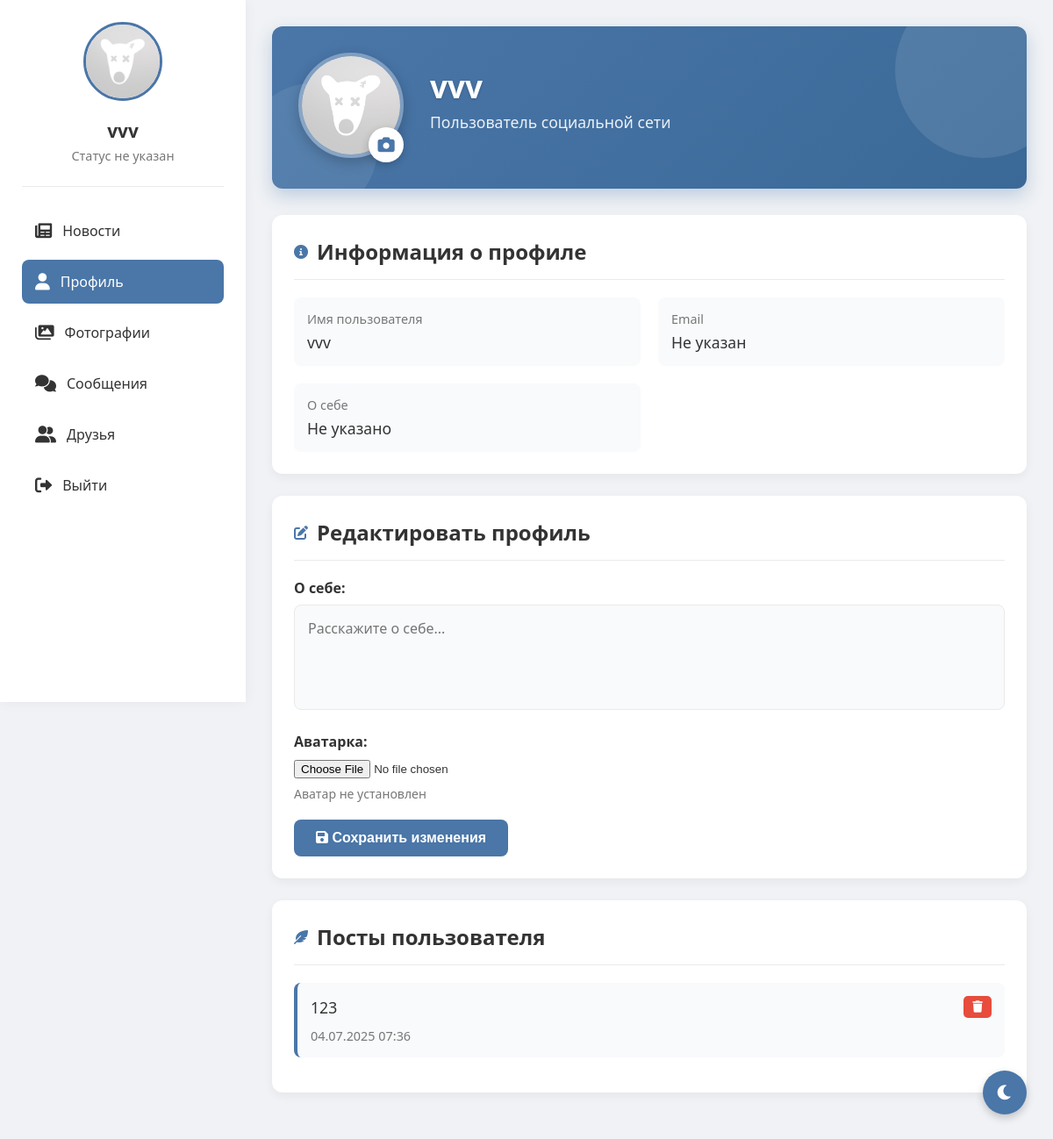
Before: /profile (signed in) with the older database file.
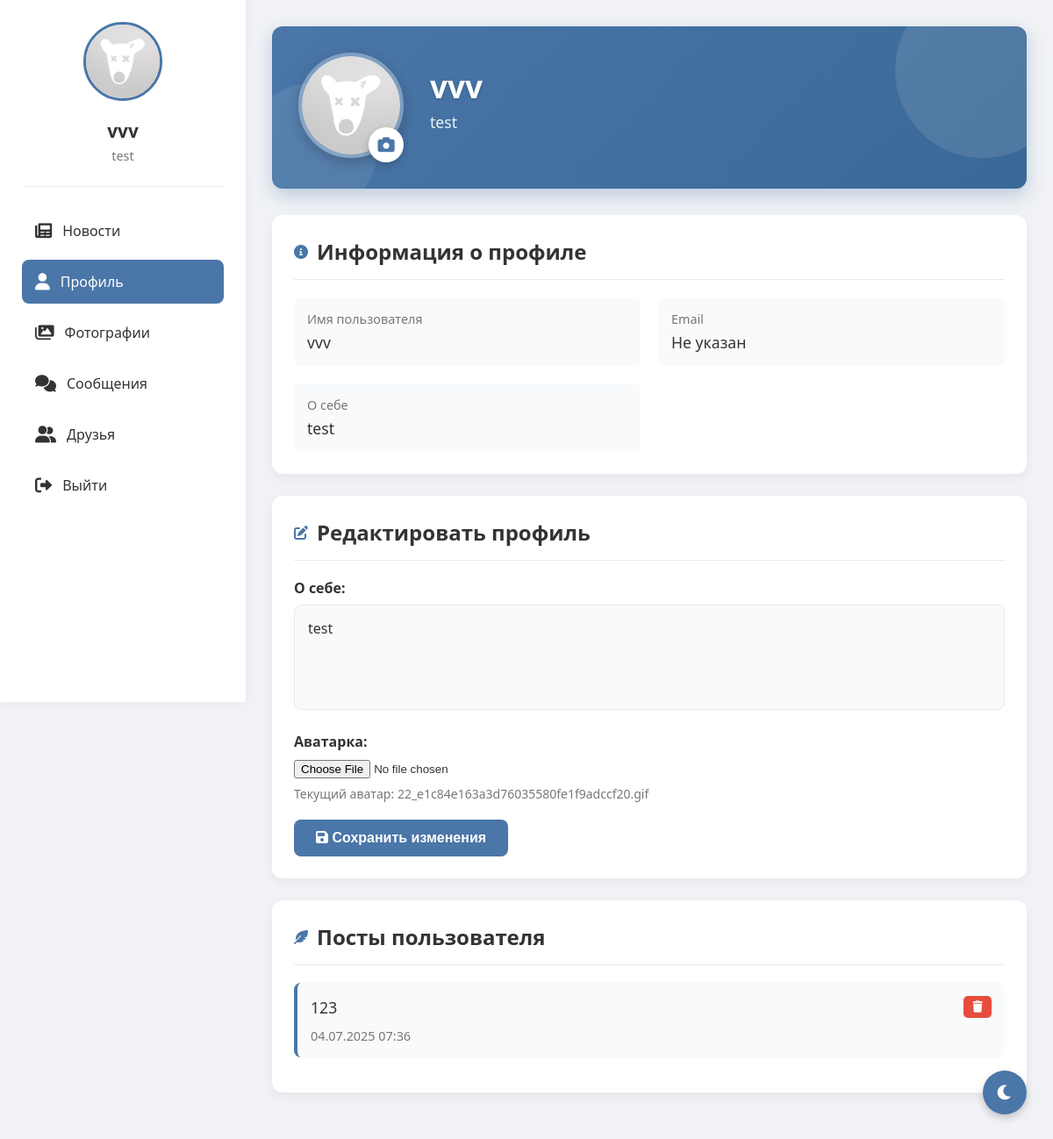
After: the same page with the newer database file.
### tables this page shows
CREATE TABLE users (
                id INTEGER PRIMARY KEY AUTOINCREMENT,
                username TEXT UNIQUE NOT NULL,
                password TEXT NOT NULL,
                email TEXT,
                bio TEXT,
                avatar TEXT);

### routes/profile.py (the view, shortened to what this page needs)
@bp.route('/profile', methods=['GET', 'POST'], defaults={'user_id': None})
@bp.route('/profile/<int:user_id>', methods=['GET'])
def profile(user_id):
    if 'user_id' not in session:
        return redirect(url_for('auth.index'))
    if user_id is None:
        user_id = session['user_id']
        is_own_profile = True
    else:
        is_own_profile = (user_id == session['user_id'])
    conn = get_db()
    c = conn.cursor()
    c.execute("SELECT id, username, email, bio, avatar FROM users WHERE id = ?", (user_id,))
    user = c.fetchone()
    if not user:
        flash('Пользователь не найден', 'error')
        conn.close()
        return redirect(url_for('feed.feed'))
    user_data = {
        'id': user[0],
        'username': user[1],
        'email': user[2],
        'bio': user[3],
        'avatar': user[4]
    }
    c.execute("SELECT id, content, timestamp FROM posts WHERE user_id = ? ORDER BY timestamp DESC", (user_id,))
    posts = c.fetchall()
    conn.close()
    return render_template('profile.html',
                         user=user_data,
                         posts=posts,
                         is_own_profile=is_own_profile)

### app.py (called while the page is built)
def datetimeformat(value, format='%d.%m.%Y %H:%M'):
    if isinstance(value, str):
        value = datetime.strptime(value, '%Y-%m-%d %H:%M:%S')
    return value.strftime(format)

### models.py (called while the page is built)
def get_db():
    conn = sqlite3.connect('social_network.db')
    conn.row_factory = sqlite3.Row
    return conn

### templates/profile.html (shortened to what the changed rows need)
<!DOCTYPE html>
<html lang="ru">
<head>
    <link href="https://cdnjs.cloudflare.com/ajax/libs/font-awesome/6.0.0/css/all.min.css" rel="stylesheet">
</head>
<body>
    <div class="app-container">
        <div class="sidebar">
            <div class="profile-card">
                <img src="{{ url_for('static', filename='uploads/' + user.avatar) if user.avatar else url_for('static', filename='uploads/default_avatar.png') }}"
                     alt="Avatar"
                     id="sidebar-avatar"
                     onerror="this.onerror=null; this.src='{{ url_for('static', filename='uploads/default_avatar.png') }}'">
                <h3>{{ user.username }}</h3>
                <p>{{ user.bio or 'Статус не указан' }}</p>
            </div>
        </div>
        <div class="content">
            <div class="profile-header">
                <div class="profile-info">
                    <h1>{{ user.username }}</h1>
                    <p>{{ user.bio or 'Пользователь социальной сети' }}</p>
                    <div class="profile-stats">
                    </div>
                </div>
            </div>
            <div class="section">
                <div class="section-title">
                    <h2>Информация о профиле</h2>
                </div>
                <div class="info-grid">
                    <div class="info-item">
                        <label>Имя пользователя</label>
                        <p>{{ user.username }}</p>
                    </div>
                    <div class="info-item">
                        <label>Email</label>
                        <p>{{ user.email or 'Не указан' }}</p>
                    </div>
                    <div class="info-item">
                        <label>О себе</label>
                        <p>{{ user.bio or 'Не указано' }}</p>
                    </div>
                </div>
            </div>
            {% if is_own_profile %}
            <div class="section">
                <div class="section-title">
                    <i class="fas fa-edit"></i>
                    <h2>Редактировать профиль</h2>
                </div>
                <form method="POST" enctype="multipart/form-data" class="edit-form" id="profile-form">
                    <div class="form-group">
                        <label for="bio">О себе:</label>
                        <textarea id="bio" name="bio" placeholder="Расскажите о себе...">{{ user.bio or '' }}</textarea>
                    </div>
                    <div class="form-group">
                        <label for="avatar-file">Аватарка:</label>
                        <input type="file" id="avatar-file" name="avatar" accept="image/*">
                        <p style="margin-top: 8px; font-size: 14px; color: var(--text-secondary);">
                            {% if user.avatar %}
                                Текущий аватар: {{ user.avatar }}
                            {% else %}
                                Аватар не установлен
                            {% endif %}
                        </p>
                    </div>
                    <button type="submit">
                        <i class="fas fa-save"></i> Сохранить изменения
                    </button>
                </form>
            </div>
            {% endif %}
            <div class="section user-posts">
                <div class="section-title">
                    <h2>Посты пользователя</h2>
                </div>
            </div>
        </div>
    </div>
</body>
</html>

Changed rows visible on the page:
changed users "vvv": bio (not shown) → "test"; avatar (not shown) → "22_e1c84e163a3d76035580fe1f9adccf20.gif"
Other visible differences:
{{ user.bio or 'Статус не указан' }}: "Статус не указан" → (not shown)
{{ user.bio or 'Пользователь социальной сети' }}: "Пользователь социальной сети" → (not shown)
{{ user.bio or 'Не указано' }}: "Не указано" → (not shown)
text no longer shown: "Аватар не установлен"
text now shown: "Текущий аватар:"
